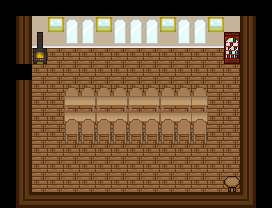

A 2D game scene composited from a Tiled map and its tileset images. What follows is a short description and the map's XML, with each tile layer's data collapsed to a summary:
An orthogonal 17x13 tile map with 16x16 px tiles, 4 tile layers (floor, wall, object, chairs), 5 hidden layers not drawn, 5 tilesets.

<map version="1.0" orientation="orthogonal" renderorder="right-down" width="17" height="13" tilewidth="16" tileheight="16">
 <tileset firstgid="1" name="firstanduppertileset" tilewidth="16" tileheight="16">
  <image source="../tiles/firstanduppertileset.png" width="200" height="200" />
 </tileset>
 <tileset firstgid="145" name="collision" tilewidth="16" tileheight="16">
  <image source="../tiles/other/collision.png" width="16" height="16" />
 </tileset>
 <tileset firstgid="146" name="lighting" tilewidth="16" tileheight="16">
  <image source="../tiles/other/lighting.png" width="16" height="16" />
 </tileset>
 <tileset firstgid="147" name="characters" tilewidth="16" tileheight="16">
  <image source="../tiles/other/characters.png" width="80" height="32" />
 </tileset>
 <tileset firstgid="157" name="other" tilewidth="16" tileheight="16">
  <image source="../tiles/other/other.png" width="64" height="16" />
 </tileset>
 <layer name="floor" width="17" height="13">
  <data>[221 cells, 178 non-empty, 1 distinct tile ids]</data>
 </layer>
 <layer name="wall" width="17" height="13">
  <data>[221 cells, 62 non-empty, 6 distinct tile ids]</data>
 </layer>
 <layer name="object" width="17" height="13">
  <data>[221 cells, 20 non-empty, 4 distinct tile ids]</data>
 </layer>
 <layer name="chairs" width="17" height="13">
  <data>[221 cells, 48 non-empty, 8 distinct tile ids]</data>
 </layer>
 <layer name="collsion" width="17" height="13" visible="0">
  <data>[221 cells, 64 non-empty, 1 distinct tile ids]</data>
 </layer>
 <layer name="lighting" width="17" height="13" visible="0">
  <data>[221 cells, 56 non-empty, 1 distinct tile ids]</data>
 </layer>
 <layer name="characters" width="17" height="13" visible="0">
  <data>[221 cells, 0 non-empty, 0 distinct tile ids]</data>
 </layer>
 <layer name="puzzle" width="17" height="13" visible="0">
  <data>[221 cells, 0 non-empty, 0 distinct tile ids]</data>
 </layer>
 <layer name="other" width="17" height="13" visible="0">
  <data>[221 cells, 11 non-empty, 2 distinct tile ids]</data>
 </layer>
</map>
